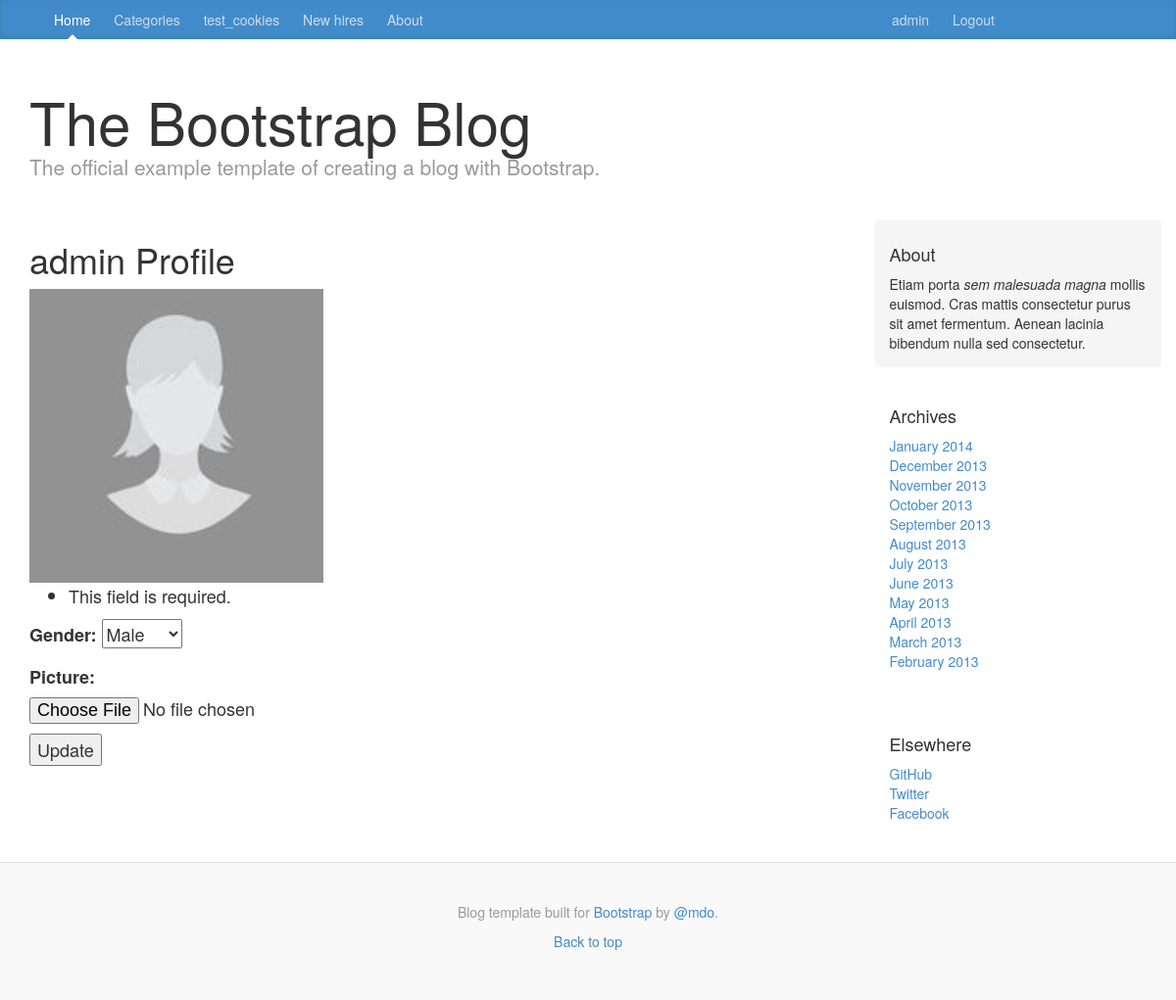
Before: /blog/profile/admin/ (signed in) with the older database file.
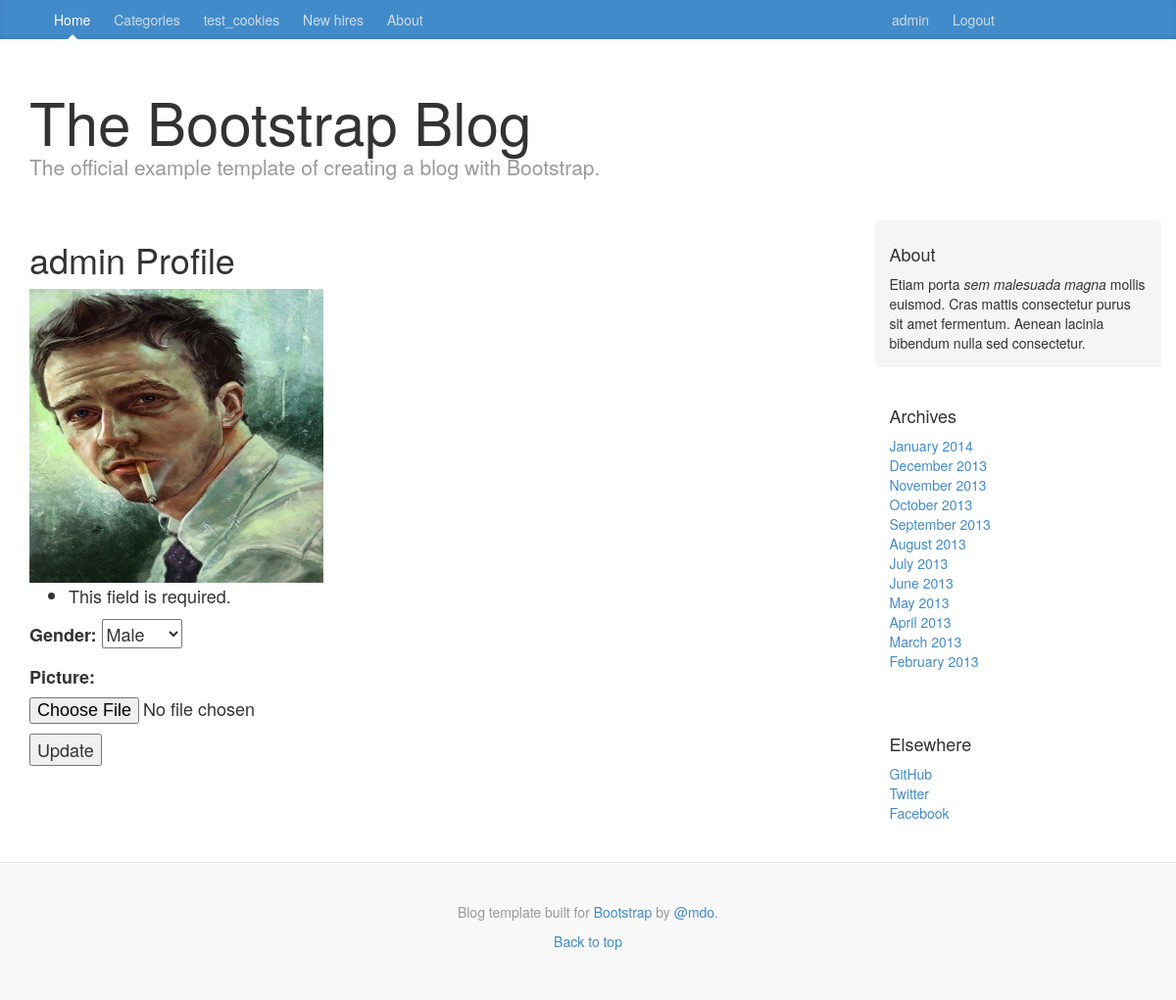
After: the same page with the newer database file.
### blog/models.py (models this page shows, shortened)
class UserProfile(models.Model):
    user = models.OneToOneField(User)
    GENDER_CHOICES = (
        ('M', 'Male'),
        ('F', 'Female'),
    )
    gender = models.CharField(max_length=1, choices=GENDER_CHOICES, null=True)
    picture = models.ImageField(upload_to='profile_images',blank=True)

### blog/views.py (the view, shortened to what this page needs)
# urls.py: url(r'^profile/(?P<username>[\w\-]+)/$',views.profile, name='profile'),
@login_required
def profile(request, username):
    try:
        user = User.objects.get(username=username)
    except User.DoesNotExist:
        return redirect('index')
    userprofile = UserProfile.objects.get_or_create(user=user)[0]
    form = UserProfileForm({'picture': userprofile.picture,'gender': userprofile.gender})
    context_dict = {'form': form, }
    return render(request, 'blog/profile.html', {'userprofile': userprofile, 'selecteduser': user, 'form': form})

### blog/forms.py
class UserProfileForm(forms.ModelForm):
    picture =  forms.ImageField(required=False)
    GENDER_CHOICES = (
        ('M', 'Male'),
        ('F', 'Female'),
    )
    gender = forms.ChoiceField(initial='M',choices=GENDER_CHOICES)
    class Meta:
        model = UserProfile
        exclude = ('user',)

### template/blog/profile.html (shortened to what this page needs)
{% extends 'blog/base.html' %}
{% load staticfiles %}
{% block body_block %}
<h1>{{selecteduser.username}} Profile</h1>
   {% if userprofile.picture %}
        <img src="{{MEDIA_URL}}{{userprofile.picture }}"  width="300" height="300"
             alt="{{selecteduser.username}}" title="avatar"/>
   {% else %}
            {% if userprofile.gender == "M" %}
                 <img width="300" height="300" src="{% static 'images/male.jpg' %}"
    alt="{{selecteduser.username}}" title="avatar"/>
            {% else %}
                <img width="300" height="300" src="{% static 'images/female.jpg' %}"
    alt="{{selecteduser.username}}" title="avatar"/>
            {% endif %}
   {% endif %}
<br/>
    <div>
    {% if selecteduser.username == user.username %}
        <form method="post" action="." enctype="multipart/form-data">
        {{ form.as_p }}
         <input type="submit" value="Update" />
        </form>
    {% else %}
        <p><strong>Website:</strong>
         <a href="{{userprofile.website}}">{{userprofile.website}}</a></p>
    {% endif %}
    </div>
{% endblock %}

Changed rows visible on the page:
added UserProfile: picture (picture)
